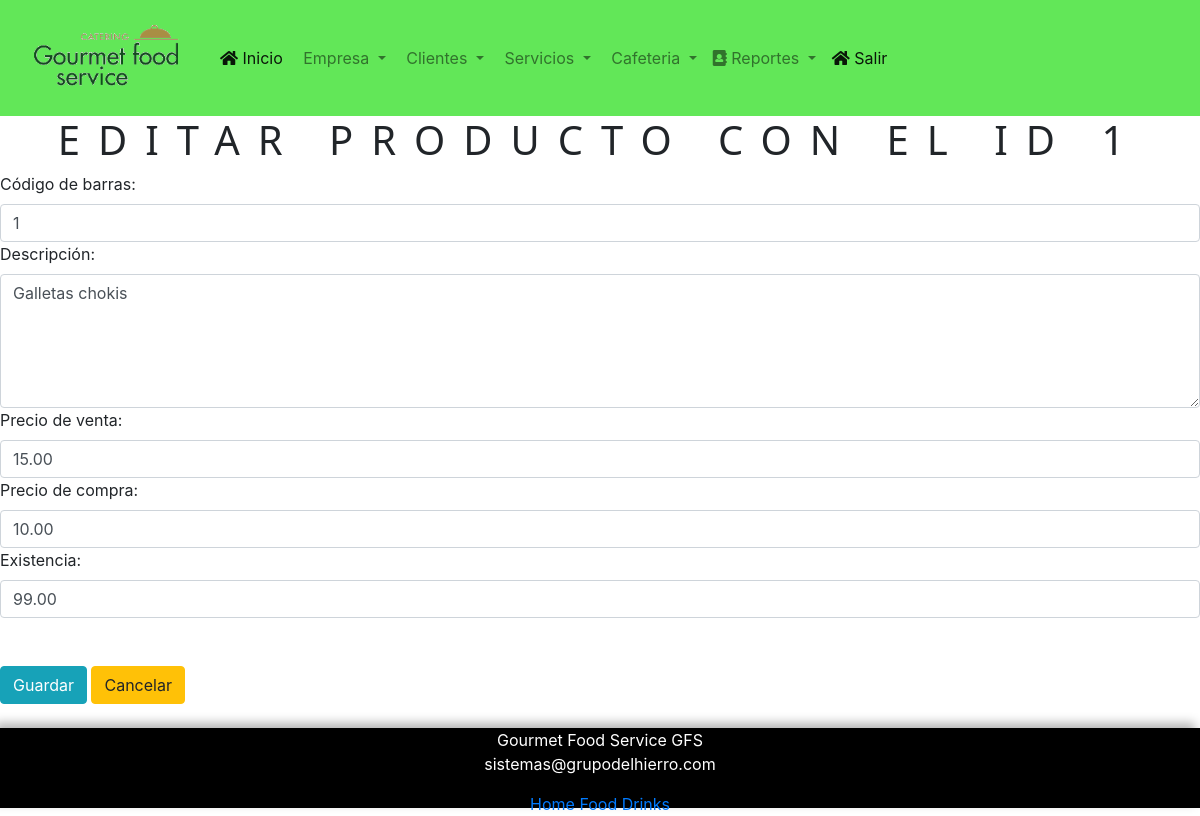
Screenshot of /editar.php?id=1 with the database file from the repository.
### tables this page shows
CREATE TABLE `productos` (
  `id` bigint(20) UNSIGNED NOT NULL,
  `codigo` varchar(255) NOT NULL,
  `descripcion` varchar(255) NOT NULL,
  `precioVenta` decimal(5,2) NOT NULL,
  `precioCompra` decimal(5,2) NOT NULL,
  `existencia` decimal(5,2) NOT NULL
);

### editar.php (the view, shortened to what this page needs)
<?php
$id = $_GET["id"];
include_once "base_de_datos.php";
$sentencia = $base_de_datos->prepare("SELECT * FROM productos WHERE id = ?;");
$sentencia->execute([$id]);
$producto = $sentencia->fetch(PDO::FETCH_OBJ);
?>
<link rel="stylesheet" href="css/estilos.css">
    <head>
   <link rel="stylesheet" href="./css/fontawesome-all.min.css">
    <link rel="stylesheet" href="catering/sis/bootstrap/css/bootstrap.min.css">
<nav class="navbar navbar-expand-lg navbar-light "style="background-color: #62e758;" >
      <a class="navbar-brand"><img src="logo2.png" height="90px" width="180px;" /></a>
         <div id="my-nav" class="collapse navbar-collapse">
             <ul class="navbar-nav mr-auto">
                 <li class="nav-item active">
                     <a class="nav-link" href="catering/sis/principal.php"><i class="fas fa-home"></i> Inicio <span class="sr-only">(current)</span></a>
                 </li>
                 <li class="nav-item dropdown">
                <a class="nav-link dropdown-toggle" href="#" id="navbardrop" data-toggle="dropdown">
                       <i class="fas fa-school"></i> Empresa
                    </a>
                    </li>
                    <li class="nav-item dropdown">
                <a class="nav-link dropdown-toggle" href="#" id="navbardrop" data-toggle="dropdown">
                       <i class="fas fa-school"></i> Clientes
                    </a>
                    </li>
                 <li class="nav-item dropdown">
                <a class="nav-link dropdown-toggle" href="#" id="navbardrop" data-toggle="dropdown">
                       <i class="fas fa-school"></i> Servicios
                    </a>
                    </li>
                    <li class="nav-item dropdown">
                <a class="nav-link dropdown-toggle" href="#" id="navbardrop" data-toggle="dropdown">
                       <i class="fas fa-school"></i> Cafeteria
                    </a>
                    </li>
                    <li class="nav-item dropdown">
                <a class="nav-link dropdown-toggle" href="#" id="navbardrop" data-toggle="dropdown">
                       <i class="fas fa-address-book"></i> Reportes
                    </a>
                    </li>
                    <li class="nav-item active">
                     <a class="nav-link" href="catering/sis/salir.php"><i class="fas fa-home"></i> Salir <span class="sr-only">(current)</span></a>
                 </li>
             </ul>
         </div>
</nav>
	<div class="col-xs-12">
		<h1>Editar producto con el ID <?php echo $producto->id; ?></h1>
		<form method="post" action="guardarDatosEditados.php">
			<label for="codigo">Código de barras:</label>
			<input value="<?php echo $producto->codigo ?>" class="form-control" name="codigo" required type="text" id="codigo" placeholder="Escribe el código">
			<label for="descripcion">Descripción:</label>
			<textarea required id="descripcion" name="descripcion" cols="30" rows="5" class="form-control"><?php echo $producto->descripcion ?></textarea>
			<label for="precioVenta">Precio de venta:</label>
			<input value="<?php echo $producto->precioVenta ?>" class="form-control" name="precioVenta" required type="number" id="precioVenta" placeholder="Precio de venta">
			<label for="precioCompra">Precio de compra:</label>
			<input value="<?php echo $producto->precioCompra ?>" class="form-control" name="precioCompra" required type="number" id="precioCompra" placeholder="Precio de compra">
			<label for="existencia">Existencia:</label>
			<input value="<?php echo $producto->existencia ?>" class="form-control" name="existencia" required type="number" id="existencia" placeholder="Cantidad o existencia">
			<br><br><input class="btn btn-info" type="submit" value="Guardar">
			<a class="btn btn-warning" href="./listar.php">Cancelar</a>
		</form>
	</div>
<?php include_once "pie.php" ?>

### catering/sis/css/estilos.css (style rules this page uses)
* { padding: 0px; margin: 0px; }
h1 { letter-spacing: 1.5vw; font-family: 'system-ui'; text-transform: uppercase; text-align: center; }

### rows the page displays
productos: id "1", codigo "1", descripcion "Galletas chokis", precioVenta "15.00", precioCompra "10.00", existencia "99.00"
